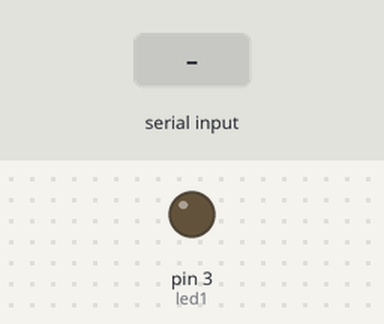
The sketch below on a simulated Arduino Uno, built with avr-gcc and run on an emulated ATmega328P. On the bench: output pins drawn as LEDs (lit = HIGH). Inputs (shaded band) come from the test bench. What the sketch prints to the serial monitor is not drawn.

Above: at 1.2 s.
1.3 s: "u" received over Serial
At 2.1 s:
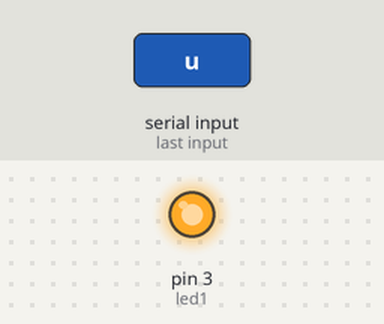
2.8 s: "d" received over Serial
At 3.2 s:
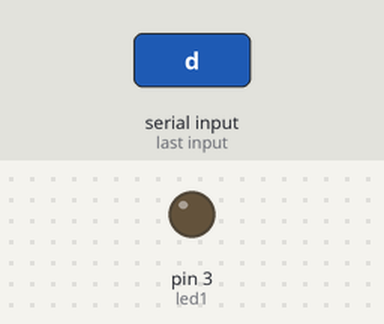
Timing chart, 0 to 5.8 s (numbered marks = the images above; inputs shaded):
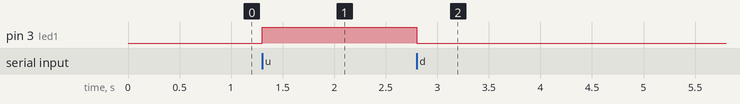

Measured:
- after the input at 1.3 s, pin 3 (led1): LOW → HIGH at once
- after the input at 2.8 s, pin 3 (led1): HIGH → LOW at once

The sketch:

resiver.ino
```cpp
#define led1 3

void setup() {
  pinMode(led1, OUTPUT);
  Serial.begin(9600);
}

void loop() {
  if (Serial.available()) {
    char cmd = Serial.read();

    if (cmd == 'u') {
      digitalWrite(led1, HIGH);
      Serial.print("u → LED_GOES_ON\n");
    }
    else if (cmd == 'd') {
      digitalWrite(led1, LOW);
      Serial.print("d → LED_GOES_OFF\n");
    }
  }
}
```
